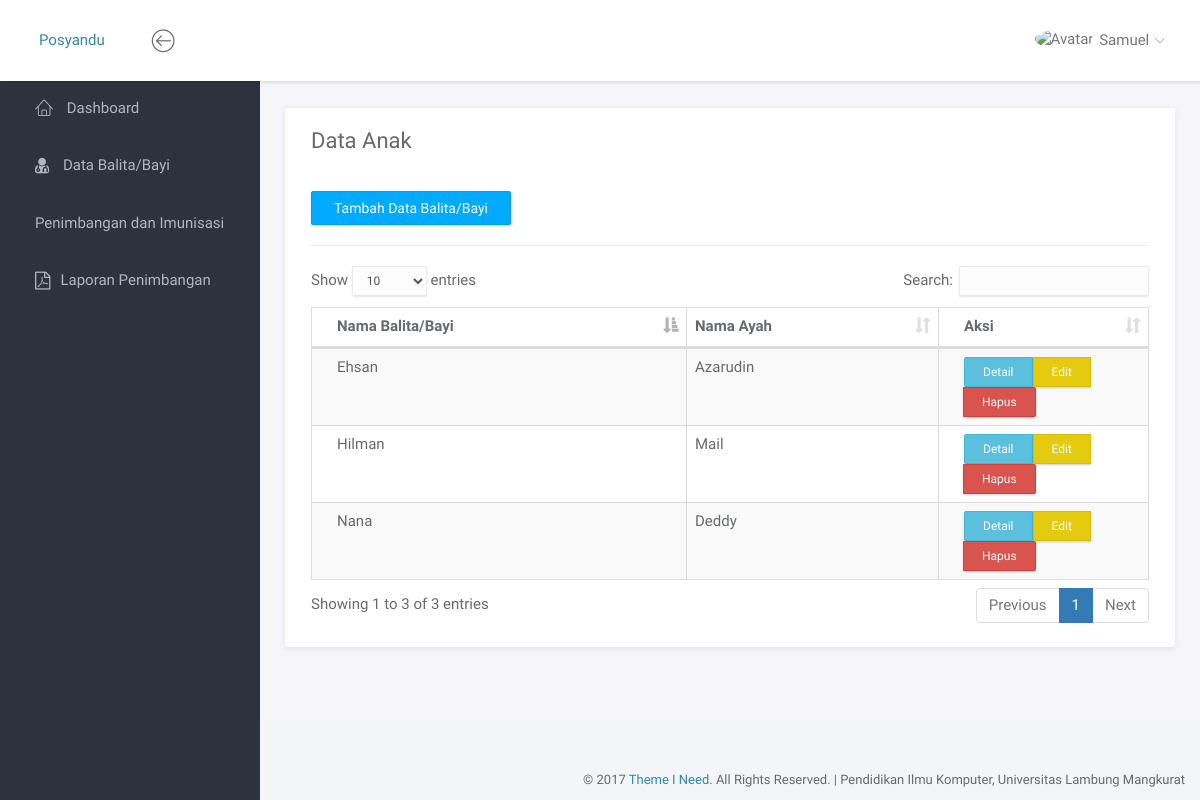
The app's page /index.php/bayi with its own data.
### tables this page shows
CREATE TABLE `tb_bayi` (
  `id_bayi` int(11) NOT NULL,
  `nama_bayi` varchar(100) NOT NULL,
  `tanggal_lahir` date NOT NULL,
  `jenis_kelamin` enum('Laki-Laki','Perempuan') NOT NULL,
  `nama_ayah` varchar(100) NOT NULL,
  `nama_ibu` varchar(100) NOT NULL,
  `status` enum('Aktif','Tidak Aktif') NOT NULL
);

### application/controllers/bayi.php (called while the page is built, shortened)
<?php
class Bayi extends CI_Controller {
	public function __construct()
	{
		$this->load->model('M_model');
	}
	public function index()
	{
		$data['bayi'] = $this->M_model->showBayi();
		$data['content'] = 'content/bayi/bayi';
		$data['title'] = "Data Balita/Bayi - Posyandu";
		$this->load->view('home', $data);
	}
}

### index.php (called while the page is built, shortened)
<?php
require_once BASEPATH.'core/CodeIgniter.php';

### application/models/m_model.php (called while the page is built, shortened)
<?php
class M_model extends CI_Model {
	public function showBayi()
	{
		return $this->db->get('tb_bayi')->result_object();
	}
}

### application/views/content/bayi/bayi.php (the view, shortened to what this page needs)
<div class="panel panel-headline">
	<div class="panel-heading">
		<h3 class="panel-title">Data Anak</h3>
	</div>
	<div class="panel-body">
		<a href="<?php echo site_url('bayi/tambah_data_bayi') ?>" title="" class="btn btn-primary">Tambah Data Balita/Bayi</a>
		<hr>
		<table class="table table-responsive table-striped table-hover table-bordered" id="mytable">
			<thead>
				<tr>
					<th>Nama Balita/Bayi</th>
					<th>Nama Ayah</th>
					<th width="25%">Aksi</th>
				</tr>
			</thead>
			<tbody>
				<?php foreach($bayi as $b): ?>
					<tr>
						<td><?php echo $b->nama_bayi ?></td>
						<td><?php echo $b->nama_ayah ?></td>
						<td>
							<div class="btn-group">
								<button type="button" class="btn btn-info btn-sm" data-toggle="modal" data-target="#detail-<?php echo $b->id_bayi;  ?>">Detail</button>
								<a href="<?php echo base_url('bayi/edit_data_bayi/').$b->id_bayi ?>" title="" class="btn btn-sm btn-warning">Edit</a>
								<a href="<?php echo base_url('bayi/hapus_data_bayi/').$b->id_bayi ?>" title="" class="btn btn-sm btn-danger">Hapus</a>
							</div>
						</td>
					</tr>
				<?php endforeach; ?>
			</tbody>
		</table>
	</div>
</div>

### assets/css/main.css (style rules this page uses)
html { position: relative; min-height: 100%; }
body { background-color: #F3F5F8; font-family: "Source Sans Pro", sans-serif; font-size: 15px; color: #676a6d; }
a { color: #3287B2; }
th { font-weight: 600; }
.btn { -webkit-border-radius: 2px; -moz-border-radius: 2px; border-radius: 2px; -moz-box-shadow: 0px 1px 2px 0 rgba(0, 0, 0, 0.2); -webkit-box-shadow: 0px 1px 2px 0 rgba(0, 0, 0, 0.2); box-shadow: 0px 1px 2px 0 rgba(0, 0, 0, 0.2); padding: 6px 22px; }
.btn-group-sm > .btn, .btn-sm { padding: 5px 18px; }
.btn-primary { background-color: #00AAFF; border-color: #00a0f0; }
.btn-warning { background-color: #e4cb10; border-color: #d6be0f; }
.panel { -webkit-border-radius: 3px; -moz-border-radius: 3px; border-radius: 3px; -moz-box-shadow: 0 2px 6px rgba(0, 0, 0, 0.08); -webkit-box-shadow: 0 2px 6px rgba(0, 0, 0, 0.08); box-shadow: 0 2px 6px rgba(0, 0, 0, 0.08); background-color: #fff; margin-bottom: 30px; }
.panel .panel-heading, .panel .panel-body, .panel .panel-footer { padding-left: 25px; padding-right: 25px; }
.panel .panel-heading { padding-top: 20px; padding-bottom: 20px; position: relative; }
.panel .panel-heading .panel-title { margin: 0; font-size: 18px; font-weight: 300; }
.panel .panel-body { padding-top: 10px; padding-bottom: 15px; }
.panel.panel-headline .panel-heading { border-bottom: none; }
.panel.panel-headline .panel-heading .panel-title { margin-bottom: 8px; font-size: 22px; font-weight: normal; }
.panel .table > thead > tr > td:first-child, .panel .table > thead > tr > th:first-child, .panel .table > tbody > tr > td:first-child, .panel .table > tbody > tr > th:first-child, .panel .table > tfoot > tr > td:first-child, .panel .table > tfoot > tr > th:first-child { padding-left: 25px; }
.panel .table > thead > tr > td:last-child, .panel .table > thead > tr > th:last-child, .panel .table > tbody > tr > td:last-child, .panel .table > tbody > tr > th:last-child, .panel .table > tfoot > tr > td:last-child, .panel .table > tfoot > tr > th:last-child { padding-left: 25px; }

### records on screen
tb_bayi: nama_bayi "Hilman", nama_ayah "Mail"
tb_bayi: nama_bayi "Nana", nama_ayah "Deddy"
tb_bayi: nama_bayi "Ehsan", nama_ayah "Azarudin"
